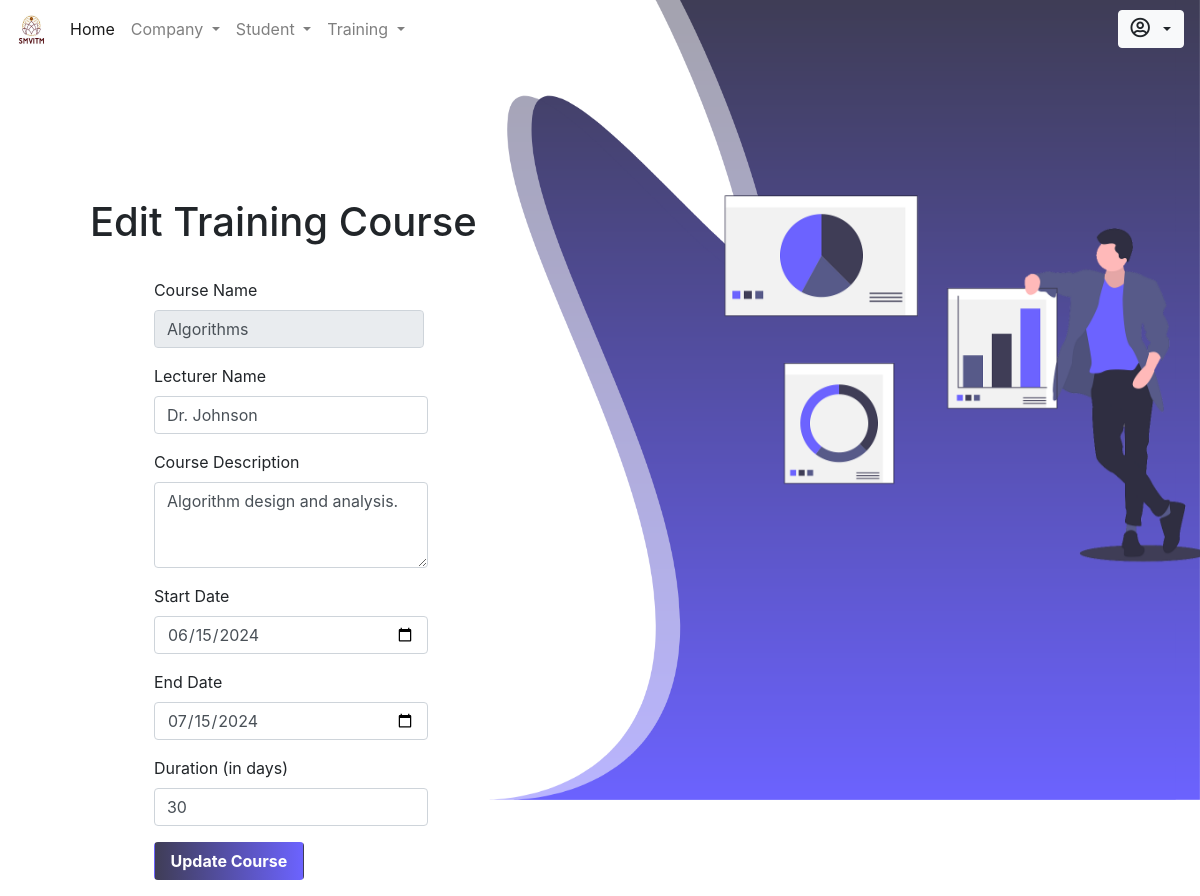
The page /admin/edittraining.php?edit=Algorithms on the database its author committed.
### tables this page shows
CREATE TABLE `training` (
  `course` varchar(255) NOT NULL,
  `lecturer` varchar(255) NOT NULL,
  `description` text NOT NULL,
  `start_date` date NOT NULL,
  `end_date` date NOT NULL,
  `duration` int(11) NOT NULL
);

### admin/edittraining.php (the view, shortened to what this page needs)
<!DOCTYPE html>
<html lang="en">
<head>
    <link rel="stylesheet" type="text/css" href="css/addcomp.css">
    <?php include_once 'includes/head.php' ?>
</head>
<body>
    <div>
        <img id="img2" src="../images/trainingicon.png" width="600px" style="position: absolute; position: fixed; z-index: 1; margin-left: 55%; margin-top: 20vh;">
    </div>
    <img src="../images/training.png" id="img1">
    <?php include_once 'includes/nav.php' ?>
    <div class="content" style="margin-top: 140px; margin-left: -10px;">
        <h1 class="form-row justify-content-center" style="margin-left: 100px;">Edit Training Course</h1> <br>
        <form action="php/edittraining.inc.php" method="POST">
            <div class="row justify-content-center align-items-baseline">
                <div class="center one">
                    <?php
                    include_once '../includes/db.inc.php';
                    if (isset($_GET['edit'])) {
                        $course = $_GET['edit'];
                        $sql = "SELECT * FROM training WHERE course='$course'";
                        $res = mysqli_query($conn, $sql);
                        if (mysqli_num_rows($res) > 0) {
                            $row = mysqli_fetch_assoc($res);
                    ?>
                                <div class="form-group col-md-12">
                                    <label for="course">Course Name</label>
                                    <input type="text" class="form-control" id="course" name="course" style="width: 270px;" value="<?php echo $row['course'] ?>" readonly>
                                </div>
                                <div class="form-group col-md-12">
                                    <label for="lecturer">Lecturer Name</label>
                                    <input type="text" class="form-control" id="lecturer" name="lecturer" value="<?php echo $row['lecturer'] ?>">
                                </div>
                                <div class="form-group col-md-12">
                                    <label for="description">Course Description</label>
                                    <textarea class="form-control" id="description" name="description" rows="3"><?php echo $row['description'] ?></textarea>
                                </div>
                                <div class="form-group col-md-12">
                                    <label for="start_date">Start Date</label>
                                    <input type="date" class="form-control" id="start_date" name="start_date" value="<?php echo $row['start_date'] ?>">
                                </div>
                                <div class="form-group col-md-12">
                                    <label for="end_date">End Date</label>
                                    <input type="date" class="form-control" id="end_date" name="end_date" value="<?php echo $row['end_date'] ?>">
                                </div>
                                <div class="form-group col-md-12">
                                    <label for="duration">Duration (in days)</label>
                                    <input type="number" class="form-control" id="duration" name="duration" placeholder="Duration in days" value="<?php echo $row['duration'] ?>">
                                </div>
                                <div class="form-group col-md-12">
                                    <button type="submit" class="btn" name="update" style="width: 150px; color: white; font-weight: bold; background: linear-gradient(to left, #6C63FF, #3F3D56);">Update Course</button>
                                </div>
                    <?php
                        } else {
                            echo "No course found with that name.";
                        }
                    } else {
                        echo "No course name specified for editing.";
                    }
                    ?>
                </div>
            </div>
        </form>
    </div>
</body>
</html>

### admin/css/addcomp.css (style rules this page uses)
#img1 { position: absolute; height: 100vh; width: 100%; position: fixed; }
#img1,.content { position: absolute; }
form { margin-left: 120px; }
button { background: #514DC0; }
#img2 { z-index: 0; }

### rows shown on the page
training: course "Algorithms", lecturer "Dr. Johnson", description "Algorithm design and analysis.", start_date "06/15/2024", end_date "07/15/2024", duration "30"
